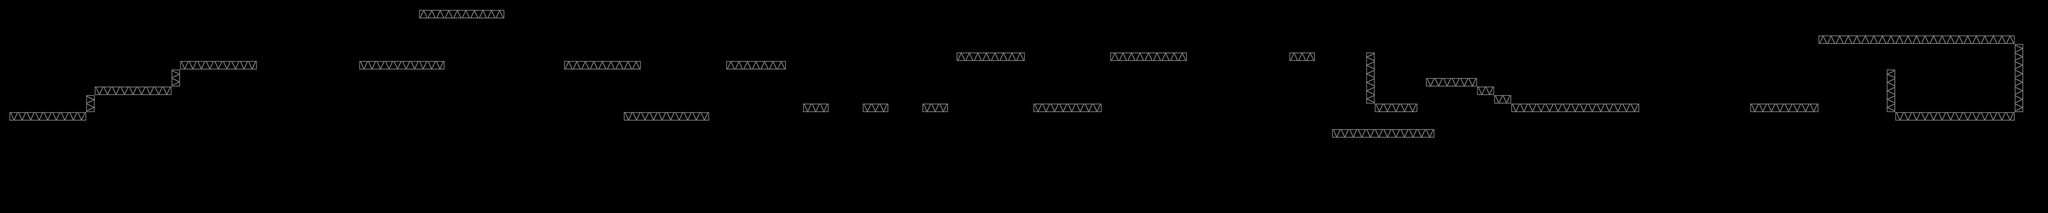

This game map was drawn from its Tiled (.tmx) file and the tilesets committed beside it. A one-line description and the trimmed map source follow:
An orthogonal 240x25 tile map with 70x70 px tiles, 1 tile layer (poutremetal).

<map version="1.4" tiledversion="1.4.3" orientation="orthogonal" renderorder="right-down" width="240" height="25" tilewidth="70" tileheight="70" infinite="0" nextlayerid="2" nextobjectid="1">
 <editorsettings>
  <export target="carte.json" format="json" />
 </editorsettings>
 <tileset firstgid="1" name="platform" tilewidth="70" tileheight="70" tilecount="12" columns="6">
  <image source="../assets/platform.png" width="420" height="140" />
 </tileset>
 <layer id="1" name="poutremetal" width="240" height="25" offsetx="7.0303" offsety="11.0303">
  <data>[6000 cells, 220 non-empty, 12 distinct tile ids]</data>
 </layer>
</map>